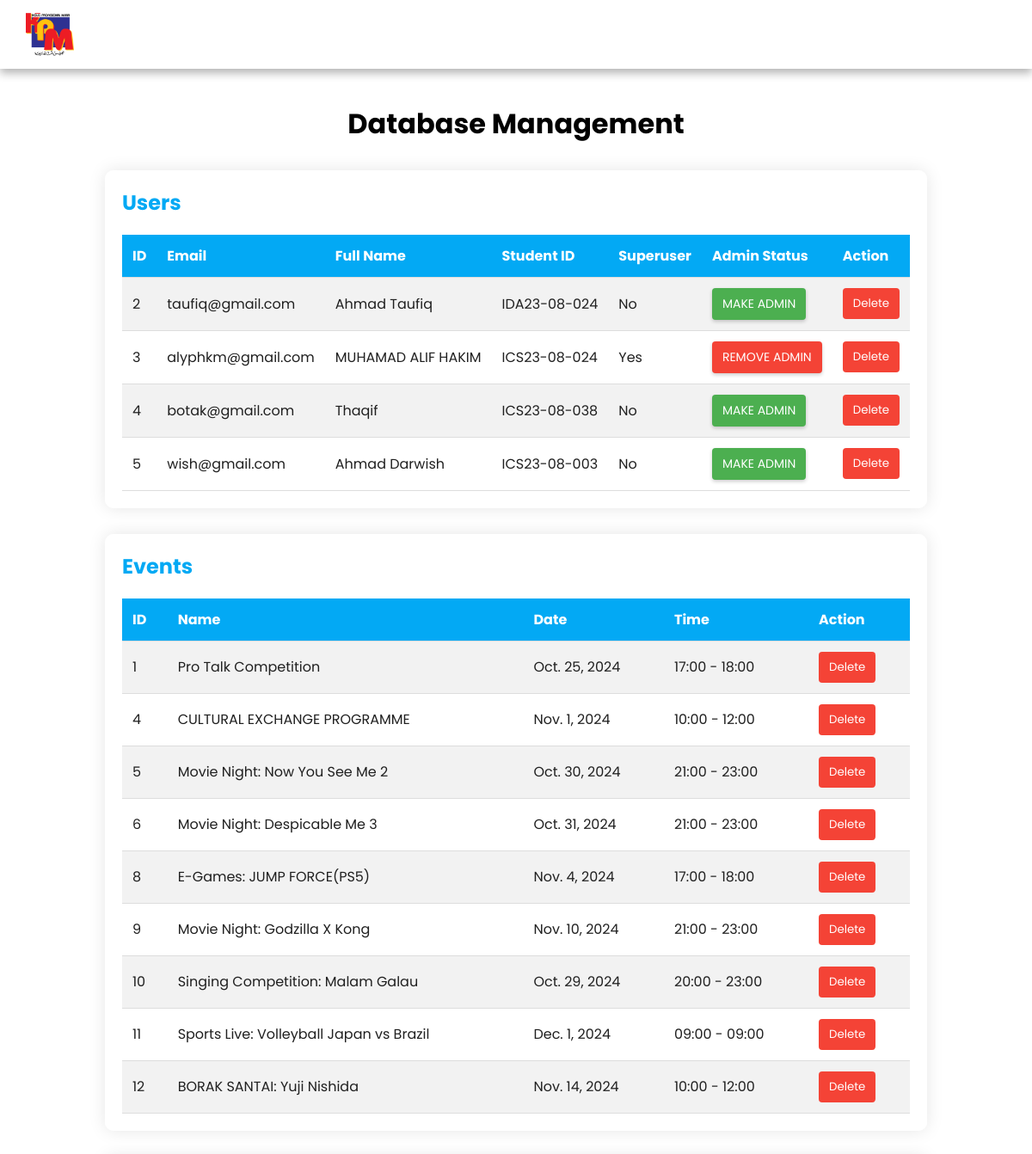
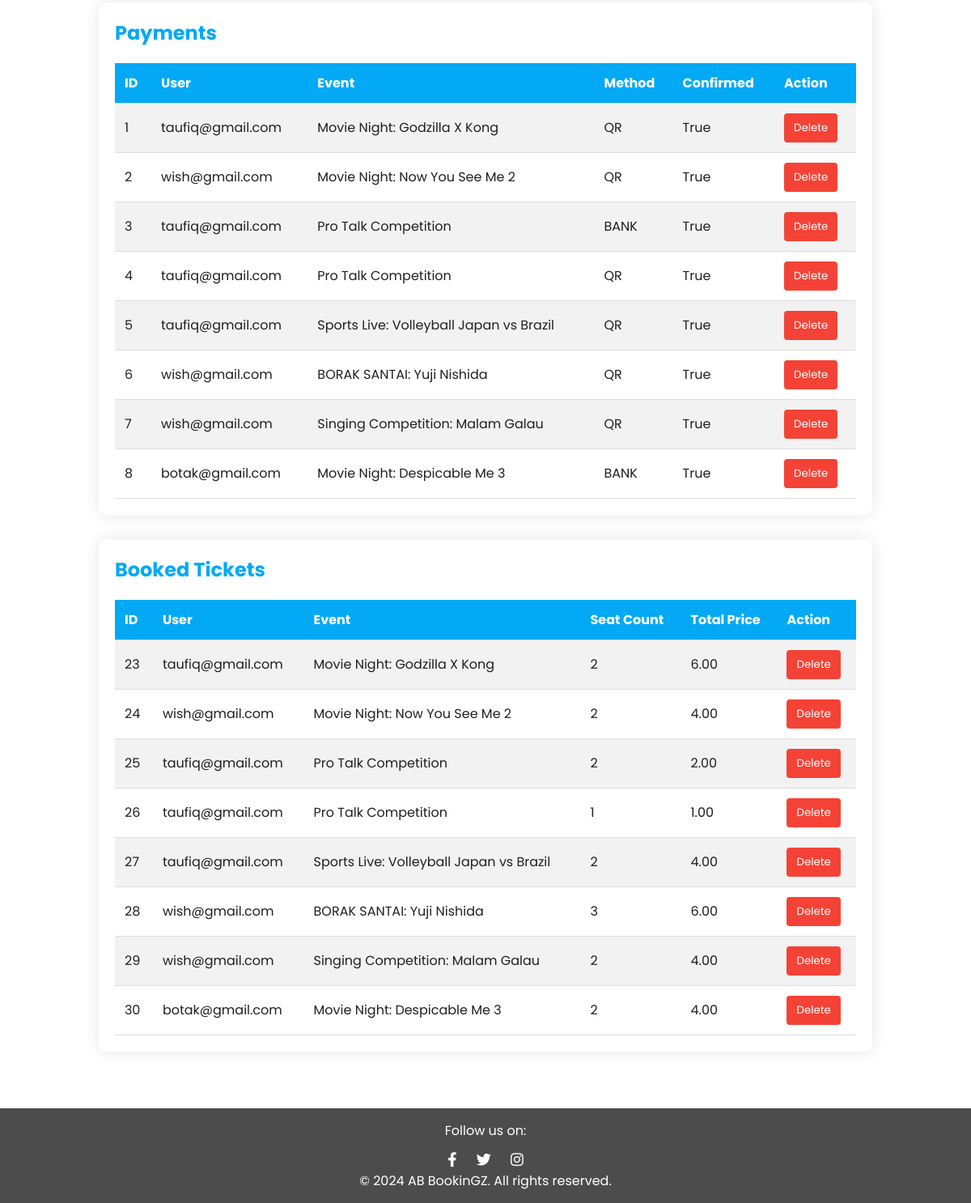
/database/ (signed in), run on the app's committed database (2 pictures, top to bottom).
### ABhallbooking/models.py (models this page shows, shortened)
class User(AbstractBaseUser, PermissionsMixin):
    id = models.AutoField(primary_key=True)  # Explicitly define primary key
    email = models.EmailField(unique=True)
    full_name = models.CharField(max_length=100)
    student_id = models.CharField(max_length=15, unique=True)
    phone_number = models.CharField(max_length=15, null=True, blank=True)
    is_active = models.BooleanField(default=True)
    is_staff = models.BooleanField(default=False)
    objects = CustomUserManager()
    USERNAME_FIELD = 'email'
    REQUIRED_FIELDS = ['full_name', 'student_id', 'phone_number']

class Event(models.Model):
    id = models.AutoField(primary_key=True)  # Explicitly define primary key
    name = models.CharField(max_length=100)
    description = models.TextField()
    date = models.DateField()
    start_time = models.CharField(max_length=5, choices=TIME_CHOICES)
    end_time = models.CharField(max_length=5, choices=TIME_CHOICES)
    price_per_seat = models.DecimalField(max_digits=8, decimal_places=2)
    image = models.ImageField(upload_to='event_images/')

class Payment(models.Model):
    id = models.AutoField(primary_key=True)  # Explicitly define primary key
    PAYMENT_METHODS = [
        ('QR', 'QR Payment'),
        ('BANK', 'Bank Transfer'),
    ]
    user = models.ForeignKey(User, on_delete=models.CASCADE)
    event = models.ForeignKey(Event, on_delete=models.CASCADE)
    payment_method = models.CharField(max_length=20, choices=PAYMENT_METHODS)
    proof_of_payment = models.ImageField(upload_to='payment_proofs/', null=True, blank=True)
    is_confirmed = models.BooleanField(default=False)
    created_at = models.DateTimeField(auto_now_add=True)

class BookedTicket(models.Model):
    id = models.AutoField(primary_key=True)  # Explicitly define primary key
    event = models.ForeignKey(Event, on_delete=models.CASCADE)
    user = models.ForeignKey(User, on_delete=models.CASCADE)
    seat_count = models.PositiveIntegerField()
    total_price = models.DecimalField(max_digits=10, decimal_places=2)
    booked_date = models.DateTimeField(default=now)
    payment_proof = models.ImageField(upload_to='payment_proofs/', null=True, blank=True)

### ABhallbooking/views.py (the view)
# urls.py: path('database/', views.database_view, name='database'),
@staff_member_required
def database_view(request):
    User = get_user_model()
    context = {
        'users': User.objects.all().values('id', 'email', 'full_name', 'student_id', 'is_superuser', 'is_staff'),
        'events': Event.objects.all(),
        'payments': Payment.objects.all(),
        'booked_tickets': BookedTicket.objects.all(),
    }
    return render(request, 'database.html', context)

### ABhallbooking/templates/database.html (shortened to what this page needs)
{% load static %}
<!DOCTYPE html>
<html lang="en">
<head>
    <link rel="stylesheet" href="https://cdnjs.cloudflare.com/ajax/libs/font-awesome/6.0.0-beta3/css/all.min.css" />
</head>
<body>
    <header class="header">
        <img src="{% static 'image/logokpm.png' %}" alt="Logo">
        <nav>
            <a href="{% url 'index' %}">Home</a>
            <a href="{% url 'booked_tickets' %}">Booked Ticket</a>
            <a href="{% url 'about_us' %}"">About</a>
            <a href="{% url 'database' %}">Database</a>
        </nav>
        {% if user.is_authenticated %}
        <div class="profile-dropdown">
            <i class="fas fa-user-circle profile-icon"></i>
        </div>
        {% endif %}
    </header>
    <div class="container">
        <h1>Database Management</h1>
        <div class="table-container">
            <h2>Users</h2>
            <table>
                <tr>
                    <th>ID</th>
                    <th>Email</th>
                    <th>Full Name</th>
                    <th>Student ID</th>
                    <th>Superuser</th>
                    <th>Admin Status</th>
                    <th>Action</th>
                </tr>
                {% for user in users %}
                <tr>
                    <td>{{ user.id }}</td>
                    <td>{{ user.email }}</td>
                    <td>{{ user.full_name }}</td>
                    <td>{{ user.student_id }}</td>
                    <td>{% if user.is_superuser %}Yes{% else %}No{% endif %}</td>
                    <td>
                        <button onclick="confirmAdminToggle({{ user.id }}, '{{ user.email }}', {{ user.is_staff|yesno:'true,false' }})" class="btn-toggle-admin {% if user.is_staff %}remove{% endif %}">
                            {% if user.is_staff %}Remove Admin{% else %}Make Admin{% endif %}
                        </button>
                    </td>
                    <td>
                        <button class="btn-delete" onclick="openModal('user', {{ user.id }})">Delete</button>
                    </td>
                </tr>
                {% endfor %}
            </table>
        </div>
        <div class="table-container">
            <h2>Events</h2>
            <table>
                <tr>
                    <th>ID</th>
                    <th>Name</th>
                    <th>Date</th>
                    <th>Time</th>
                    <th>Action</th>
                </tr>
                {% for event in events %}
                <tr>
                    <td>{{ event.id }}</td>
                    <td>{{ event.name }}</td>
                    <td>{{ event.date }}</td>
                    <td>{{ event.start_time }} - {{ event.end_time }}</td>
                    <td>
                        <button class="btn-delete" onclick="openModal('event', {{ event.id }})">Delete</button>
                    </td>
                </tr>
                {% endfor %}
            </table>
        </div>
        <div class="table-container">
            <h2>Payments</h2>
            <table>
                <tr>
                    <th>ID</th>
                    <th>User</th>
                    <th>Event</th>
                    <th>Method</th>
                    <th>Confirmed</th>
                    <th>Action</th>
                </tr>
                {% for payment in payments %}
                <tr>
                    <td>{{ payment.id }}</td>
                    <td>{{ payment.user.email }}</td>
                    <td>{{ payment.event.name }}</td>
                    <td>{{ payment.payment_method }}</td>
                    <td>{{ payment.is_confirmed }}</td>
                    <td>
                        <button class="btn-delete" onclick="openModal('payment', {{ payment.id }})">Delete</button>
                    </td>
                </tr>
                {% endfor %}
            </table>
        </div>
        <div class="table-container">
            <h2>Booked Tickets</h2>
            <table>
                <tr>
                    <th>ID</th>
                    <th>User</th>
                    <th>Event</th>
                    <th>Seat Count</th>
                    <th>Total Price</th>
                    <th>Action</th>
                </tr>
                {% for ticket in booked_tickets %}
                <tr>
                    <td>{{ ticket.id }}</td>
                    <td>{{ ticket.user.email }}</td>
                    <td>{{ ticket.event.name }}</td>
                    <td>{{ ticket.seat_count }}</td>
                    <td>{{ ticket.total_price }}</td>
                    <td>
                        <button class="btn-delete" onclick="openModal('ticket', {{ ticket.id }})">Delete</button>
                    </td>
                </tr>
                {% endfor %}
            </table>
        </div>
    </div>
    <footer class="footer">
        <p>Follow us on:</p>
        <div class="social-icons">
            <a href="https://www.facebook.com/@mediakpmim" target="_blank"><i class="fab fa-facebook-f"></i></a>
            <a href="https://twitter.com" target="_blank"><i class="fab fa-twitter"></i></a>
            <a href="https://instagram.com" target="_blank"><i class="fab fa-instagram"></i></a>
        </div>
        <p>&copy; 2024 AB BookinGZ. All rights reserved.</p>
    </footer>
</body>
</html>

### data on the page
User: id "2", email "taufiq@gmail.com", full_name "Ahmad Taufiq", student_id "IDA23-08-024", is_superuser "No", is_staff "MAKE ADMIN"
User: id "3", email "alyphkm@gmail.com", full_name "MUHAMAD ALIF HAKIM", student_id "ICS23-08-024", is_superuser "Yes", is_staff "REMOVE ADMIN"
User: id "4", email "botak@gmail.com", full_name "Thaqif", student_id "ICS23-08-038", is_superuser "No", is_staff "MAKE ADMIN"
User: id "5", email "wish@gmail.com", full_name "Ahmad Darwish", student_id "ICS23-08-003", is_superuser "No", is_staff "MAKE ADMIN"
Event: id "1", name "Pro Talk Competition", date "Oct. 25, 2024", start_time "17:00", end_time "18:00"
Event: id "4", name "CULTURAL EXCHANGE PROGRAMME", date "Nov. 1, 2024", start_time "10:00", end_time "12:00"
Event: id "5", name "Movie Night: Now You See Me 2", date "Oct. 30, 2024", start_time "21:00", end_time "23:00"
Event: id "6", name "Movie Night: Despicable Me 3", date "Oct. 31, 2024", start_time "21:00", end_time "23:00"
Event: id "8", name "E-Games: JUMP FORCE(PS5)", date "Nov. 4, 2024", start_time "17:00", end_time "18:00"
Event: id "9", name "Movie Night: Godzilla X Kong", date "Nov. 10, 2024", start_time "21:00", end_time "23:00"
Event: id "10", name "Singing Competition: Malam Galau", date "Oct. 29, 2024", start_time "20:00", end_time "23:00"
Event: id "11", name "Sports Live: Volleyball Japan vs Brazil", date "Dec. 1, 2024", start_time "09:00", end_time "09:00"
Event: id "12", name "BORAK SANTAI: Yuji Nishida", date "Nov. 14, 2024", start_time "10:00", end_time "12:00"
Payment: id "1", user.email "taufiq@gmail.com", event.name "Movie Night: Godzilla X Kong", payment_method "QR", is_confirmed "True"
Payment: id "2", user.email "wish@gmail.com", event.name "Movie Night: Now You See Me 2", payment_method "QR", is_confirmed "True"
Payment: id "3", user.email "taufiq@gmail.com", event.name "Pro Talk Competition", payment_method "BANK", is_confirmed "True"
Payment: id "4", user.email "taufiq@gmail.com", event.name "Pro Talk Competition", payment_method "QR", is_confirmed "True"
Payment: id "5", user.email "taufiq@gmail.com", event.name "Sports Live: Volleyball Japan vs Brazil", payment_method "QR", is_confirmed "True"
Payment: id "6", user.email "wish@gmail.com", event.name "BORAK SANTAI: Yuji Nishida", payment_method "QR", is_confirmed "True"
Payment: id "7", user.email "wish@gmail.com", event.name "Singing Competition: Malam Galau", payment_method "QR", is_confirmed "True"
Payment: id "8", user.email "botak@gmail.com", event.name "Movie Night: Despicable Me 3", payment_method "BANK", is_confirmed "True"
BookedTicket: id "23", user.email "taufiq@gmail.com", event.name "Movie Night: Godzilla X Kong", seat_count "2", total_price "6.00"
BookedTicket: id "24", user.email "wish@gmail.com", event.name "Movie Night: Now You See Me 2", seat_count "2", total_price "4.00"
BookedTicket: id "25", user.email "taufiq@gmail.com", event.name "Pro Talk Competition", seat_count "2", total_price "2.00"
BookedTicket: id "26", user.email "taufiq@gmail.com", event.name "Pro Talk Competition", seat_count "1", total_price "1.00"
BookedTicket: id "27", user.email "taufiq@gmail.com", event.name "Sports Live: Volleyball Japan vs Brazil", seat_count "2", total_price "4.00"
BookedTicket: id "28", user.email "wish@gmail.com", event.name "BORAK SANTAI: Yuji Nishida", seat_count "3", total_price "6.00"
BookedTicket: id "29", user.email "wish@gmail.com", event.name "Singing Competition: Malam Galau", seat_count "2", total_price "4.00"
BookedTicket: id "30", user.email "botak@gmail.com", event.name "Movie Night: Despicable Me 3", seat_count "2", total_price "4.00"
